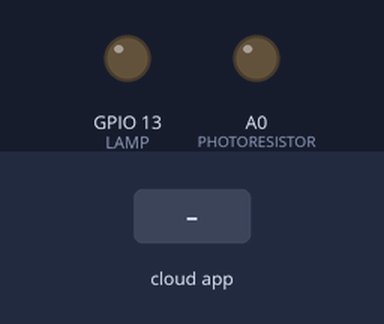
A sketch run on a simulated ESP8266 (NodeMCU). On the bench: output pins drawn as LEDs (lit = HIGH). The test bench sets the inputs (shaded band). WiFi joins after 1.5 s; servers stay silent unless stated; the Firebase database answers and starts empty; what the sketch prints to the serial monitor is not drawn.

Above: at 2.7 s.
2.8 s: the phone or cloud app sets Led to 1
At 3.9 s:
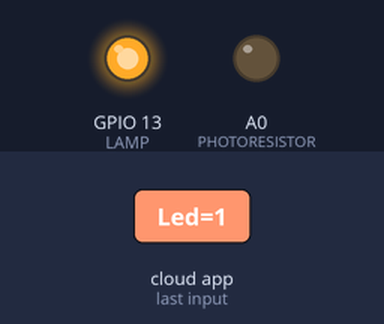
4.3 s: the phone or cloud app sets Led to 0
At 5.3 s:
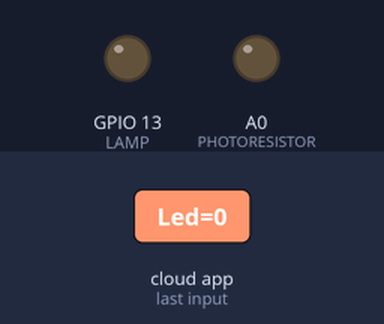
Timing chart, 0 to 7.3 s (numbered marks = the images above; inputs shaded):
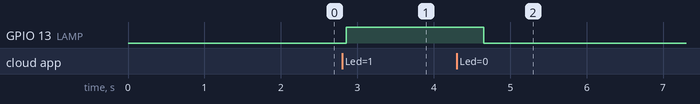

Measured:
- after the input at 2.8 s, GPIO 13 (LAMP): LOW → HIGH after 0.05 s
- after the input at 4.3 s, GPIO 13 (LAMP): HIGH → LOW after 0.36 s

The sketch:

testApkAndFB.ino
```cpp
/*
    For tests we are using relay for lamp (it will be growbox lamp),
    photoresistor, 2 line display (if I2C exists),
    air temperature and humidity sensor, rgb

    *************************************************
    *
    using firebase for connection android <-> esp
*/

#include <ESP8266WiFi.h>
#include <ESP8266HTTPClient.h>
#include "FirebaseESP8266.h"
#include "DHT.h"

#define FIREBASE_HOST "growbox-52071.firebaseio.com"

#define FIREBASE_AUTH "ODA5KgiodLXzwCcoekNBOhfjPRZTUr745GhtKCCX"

//#define WIFI_SSID "MGTS_GPON_2829"
//#define WIFI_PASSWORD "CHTGK9BF"

#define WIFI_SSID "TubondWifi"
#define WIFI_PASSWORD "qwerty123"


// define our sensors
#define LAMP 13
#define PHOTORESISTOR A0
#define DHTPIN 12
#define RedColor 4
#define GreenColor 0
#define BlueColor 2

int r_color = 0,
    g_color = 0,
    b_color = 0;

WiFiClient client;
FirebaseData firebaseData;
DHT dht(DHTPIN, DHT11);

bool wifiConnection();

void setup() {
  Serial.begin(115200);

  WiFi.begin (WIFI_SSID, WIFI_PASSWORD);

  //waiting for connection wifi
  while (WiFi.status() != WL_CONNECTED) {
    delay(250);
    Serial.print(".");
  }

  Serial.println ("");
  Serial.println ("Connected!");
  Serial.println(WiFi.localIP());

  Firebase.begin(FIREBASE_HOST, FIREBASE_AUTH);

  pinMode(LAMP, OUTPUT);
  pinMode(PHOTORESISTOR, OUTPUT);
  dht.begin();
}

void loop() {

  int countGets = 0,
      val;

  if(wifiConnection());

  while(countGets < 20){

    Firebase.getInt(firebaseData,"/Led");
    val = firebaseData.intData();
    digitalWrite(LAMP, val);
    Serial.println(val);

    //red
    Firebase.getInt(firebaseData,"/RedColor");
    r_color = firebaseData.intData();
    analogWrite(RedColor, r_color);

    //green
    Firebase.getInt(firebaseData,"/GreenColor");
    g_color = firebaseData.intData();
    analogWrite(GreenColor, g_color);

    //blue
    Firebase.getInt(firebaseData,"/BlueColor");
    b_color = firebaseData.intData();
    analogWrite(BlueColor, b_color);

    countGets++;

  }
// val = analogRead(PHOTORESISTOR);
  val = dht.readTemperature();
  Firebase.set(firebaseData,"/Temperature",val);
  Serial.println(val);

  val = dht.readHumidity();
  Firebase.set(firebaseData,"/HumidityAir",val);
  Serial.println(val);

  val = analogRead(PHOTORESISTOR);
  Firebase.set(firebaseData,"/Photoresistor",val);
  Serial.println(val);

}

//checks is wifi connected
bool wifiConnection(){

  if (WiFi.status() == WL_CONNECTED)
    return true;

  //waiting for connection wifi
  while (WiFi.status() != WL_CONNECTED) {
    delay(250);
    Serial.print(".");
  }

  return false;
}
```
